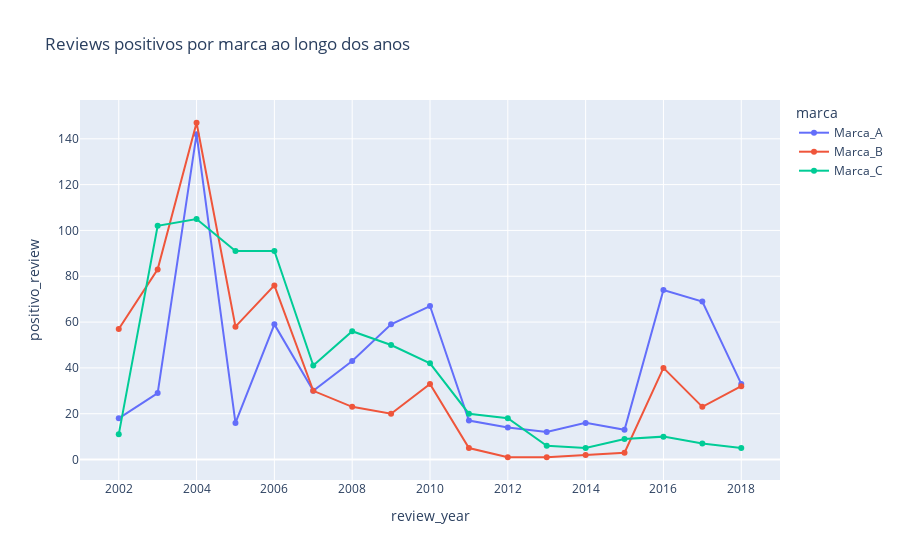

Notebook source saved alongside this figure:
### Code cell
import plotly.express as px
import numpy as np

df_line = sentimento_df[["review_year","positivo_review","marca"]].groupby(['review_year','marca']).sum().reset_index()

fig = px.line(df_line, x="review_year", y="positivo_review", color='marca',
                title="Reviews positivos por marca ao longo dos anos", markers=True)



fig.show()

### Figure 1 — Plotly figure (JSON) as saved in the notebook; plotly's stock layout.template omitted (floating-point values rounded to 4 significant figures)
{"data": [{"hovertemplate": "marca=Marca_A<br>review_year=%{x}<br>positivo_review=%{y}<extra></extra>", "legendgroup": "Marca_A", "line": {"color": "#636efa", "dash": "solid"}, "marker": {"symbol": "circle"}, "mode": "lines+markers", "name": "Marca_A", "orientation": "v", "showlegend": true, "type": "scatter", "x": [2002, 2003, 2004, 2005, 2006, 2007, 2008, 2009, 2010, 2011, 2012, 2013, 2014, 2015, 2016, 2017, 2018], "xaxis": "x", "y": [18, 29, 142, 16, 59, 30, 43, 59, 67, 17, 14, 12, 16, 13, 74, 69, 33], "yaxis": "y"}, {"hovertemplate": "marca=Marca_B<br>review_year=%{x}<br>positivo_review=%{y}<extra></extra>", "legendgroup": "Marca_B", "line": {"color": "#EF553B", "dash": "solid"}, "marker": {"symbol": "circle"}, "mode": "lines+markers", "name": "Marca_B", "orientation": "v", "showlegend": true, "type": "scatter", "x": [2002, 2003, 2004, 2005, 2006, 2007, 2008, 2009, 2010, 2011, 2012, 2013, 2014, 2015, 2016, 2017, 2018], "xaxis": "x", "y": [57, 83, 147, 58, 76, 30, 23, 20, 33, 5, 1, 1, 2, 3, 40, 23, 32], "yaxis": "y"}, {"hovertemplate": "marca=Marca_C<br>review_year=%{x}<br>positivo_review=%{y}<extra></extra>", "legendgroup": "Marca_C", "line": {"color": "#00cc96", "dash": "solid"}, "marker": {"symbol": "circle"}, "mode": "lines+markers", "name": "Marca_C", "orientation": "v", "showlegend": true, "type": "scatter", "x": [2002, 2003, 2004, 2005, 2006, 2007, 2008, 2009, 2010, 2011, 2012, 2013, 2014, 2015, 2016, 2017, 2018], "xaxis": "x", "y": [11, 102, 105, 91, 91, 41, 56, 50, 42, 20, 18, 6, 5, 9, 10, 7, 5], "yaxis": "y"}], "layout": {"legend": {"title": {"text": "marca"}, "tracegroupgap": 0}, "title": {"text": "Reviews positivos por marca ao longo dos anos"}, "xaxis": {"anchor": "y", "domain": [0, 1], "title": {"text": "review_year"}}, "yaxis": {"anchor": "x", "domain": [0, 1], "title": {"text": "positivo_review"}}}}
